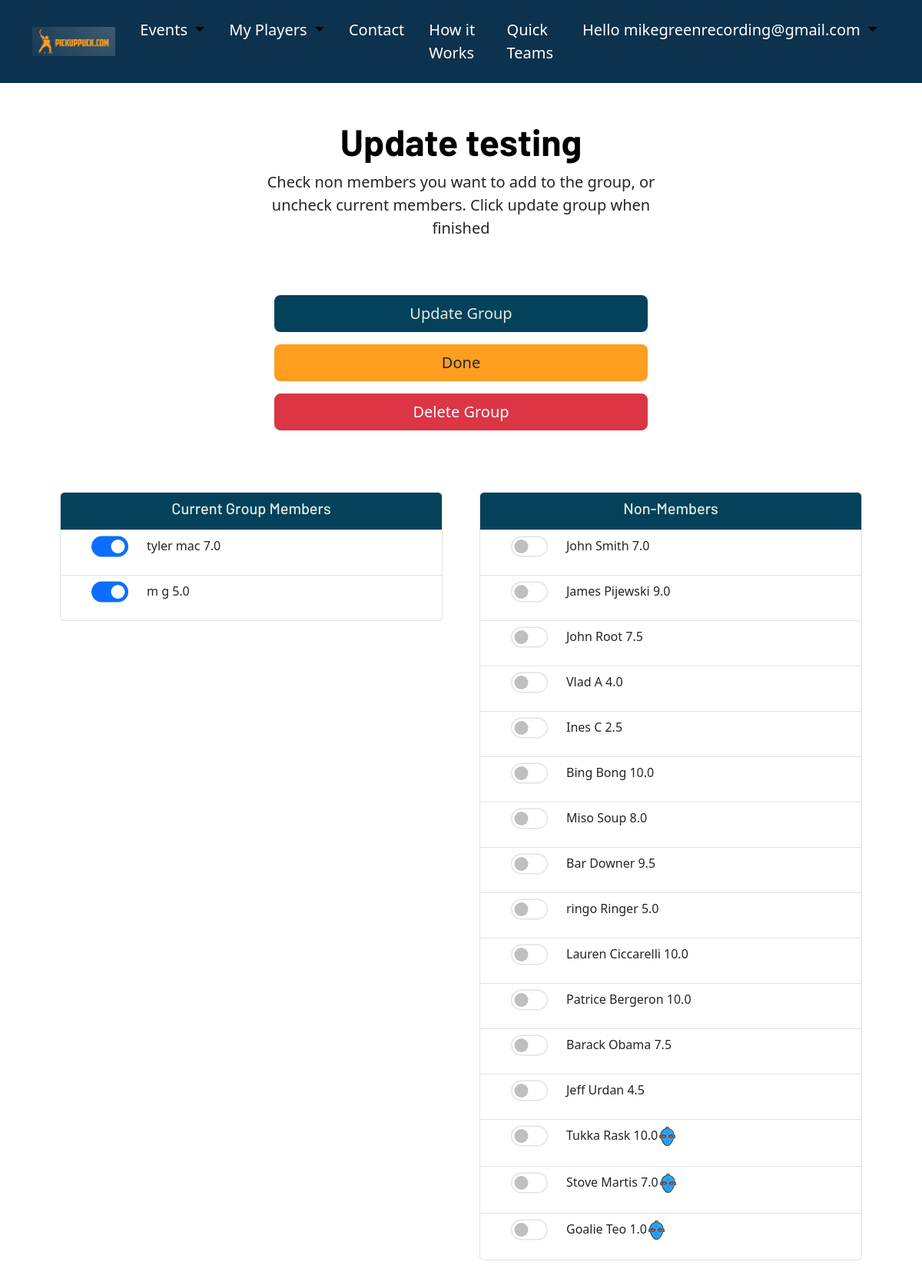
The app's page /organize/my-players/group/17/edit (signed in) with its own data.
### OrgDash/models.py (models this page shows, shortened)
class PlayerGroup(models.Model):
    created_by = models.ForeignKey(User, on_delete= models.CASCADE, default= 1)
    name = models.CharField(max_length=100, default= "Group Name")
    members = models.ManyToManyField('Player', related_name='groups')

class Player(models.Model):
    first_name = models.CharField(max_length=150, default= None)
    last_name = models.CharField(max_length=150, default= None)
    email = models.EmailField(max_length=150, default= None)
    skill = models.DecimalField(max_digits=4, decimal_places=1)
    created_by = models.ForeignKey(User, on_delete= models.CASCADE, default= 1)
    goalie = models.BooleanField(default= False, null= True)
    class Meta():
        unique_together= ("created_by", "email")

### OrgDash/views.py (the view, shortened to what this page needs)
# urls.py: path('my-players/group/<int:pk>/edit', views.UpdatePlayerGroup, name= 'player_group_update'),
@login_required
def UpdatePlayerGroup(request,pk):
    active_user = request.user
    my_players = Player.objects.filter(created_by=active_user.pk)
    current_group = PlayerGroup.objects.get(pk=pk)
    members = current_group.members.all()
    member_emails = [member.email for member in members]
    non_members =[]
    for player in my_players:
        if player.email not in member_emails:
            non_members.append(player)
    context={'non_members': non_members, 'members':members, 'current_group': current_group}
    return render(request, 'OrgDash/Players/update_group2.html', context)

### OrgDash/templates/OrgDash/Players/update_group2.html (shortened to what this page needs)
{% extends 'base.html' %}
{% block body_block %}
<div class="container mx-auto">
    <form method="POST">
    <div class="container p-4" id="featured-3">
        <div class="p-4 text-center">
        <h1 class="display-5 fw-bold text-body-emphasis">Update {{current_group.name}}</h1>
        <div class="col-lg-6 mx-auto">
        <p class="lead mb-4">Check non members you want to add to the group, or uncheck current members. Click update group when finished</p>
        </div>
    </div>
    <div class="text-center p-3 ">
        <div class=" col-md-6 px-2 mx-auto">
            <div class="p-2">
                <button type="submit" class="btn btn-blue btn-lg w-100" >Update Group</button>
            </div>
            <div class="p-2">
                <a class="w-100 btn btn-lg btn-gold" type="button" href="{% url 'OrgDash:player_dash' %}">Done</a>
            </div>
            <div class="p-2">
                <a type="button" class="btn btn-danger btn-lg w-100" href="{% url 'OrgDash:player_group_delete' pk=current_group.pk %}">Delete Group</a>
            </div>
        </div>
    </div>
    <div class="row g-4 py-5 row-cols-1 row-cols-md-2 ">
        <div class="feature col px-3 ">
            <div class=" align-items-center justify-content-center p-2">
                <ul class="list-group">
                    <button href="#" class="list-group-item list-group-item-action btn-blue" aria-current="true" name="form_action" type="submit">
                    <h5 class="text-center px-5 ">Current Group Members</h5>
                    </button>
                    {% for player in members %}
                            {% if player.goalie %}
                                <li class="list-group-item px-5 py-2">
                                    <div class="form-check form-switch" id="chosen-container">
                                        <input class="form-check-input p-2" type="checkbox" checked role="switch" value="{{player.pk}}" name="members" id="{{player.pk}}" style="transform: scale(1.5);">
                                        <label class="form-check-label px-4" for="{{player.pk}}"><p>{{player.first_name}} {{player.last_name}}   {{player.skill}}<svg height="25px" width="25px" version="1.1" id="Layer_1" xmlns="http://www.w3.org/2000/svg" xmlns:xlink="http://www.w3.org/1999/xlink" viewBox="0 0 512.002 512.002" xml:space="preserve" fill="#000000"><g id="SVGRepo_bgCarrier" stroke-width="0"></g><g id="SVGRepo_tracerCarrier" stroke-linecap="round" stroke-linejoin="round"></g><g id="SVGRepo_iconCarrier"> <g> <path style="fill:#F7B239;" d="M289.048,47.668v0.011c-10.71-2.007-21.751-3.057-33.043-3.057c-11.292,0-22.333,1.049-33.032,3.045 V8.557h66.075V47.668L289.048,47.668z"></path> <path style="fill:#F7B239;" d="M458.393,232.959v66.075h-35.085c6.285-23.519,10.129-46.172,11.098-66.075H458.393z"></path> <path style="fill:#F7B239;" d="M88.701,299.034H53.616v-66.075h23.987C78.573,252.862,82.416,275.515,88.701,299.034z"></path> </g> <path style="fill:#2BA5F7;" d="M77.603,232.959c-0.16-3.308-0.24-6.547-0.24-9.695c0-87.37,62.722-160.095,145.609-175.596 c10.699-1.996,21.74-3.045,33.032-3.045c11.292,0,22.333,1.049,33.043,3.057c82.876,15.489,145.598,88.214,145.598,175.584 c0,3.148-0.08,6.387-0.24,9.695c-0.97,19.904-4.813,42.556-11.098,66.075c-25.413,95.081-90.735,204.407-167.303,204.407 S114.114,394.114,88.701,299.034C82.416,275.515,78.573,252.862,77.603,232.959z M360.632,289.327 c30.146-7.562,32.941-29.005,28.025-56.562c-2.144-11.988-13.95-19.698-25.766-16.733l-52.639,13.208 c-21.911,5.509-27.705,33.853-9.775,47.609C316.981,289.51,338.892,294.779,360.632,289.327z M211.521,276.849 c17.942-13.756,12.147-42.1-9.775-47.609l-52.627-13.208c-11.817-2.966-23.622,4.745-25.766,16.733 c-4.927,27.557-2.133,49,28.025,56.562C173.117,294.779,195.028,289.51,211.521,276.849z"></path> <path style="fill:#2197D8;" d="M134.325,299.034c-6.285-23.519-10.129-46.172-11.098-66.075c-0.16-3.308-0.24-6.547-0.24-9.695 c0-87.37,62.722-160.095,145.609-175.596c3.368-0.628,6.774-1.152,10.207-1.589c-7.466-0.954-15.072-1.457-22.799-1.457 c-11.292,0-22.333,1.049-33.032,3.045C140.085,63.169,77.364,135.894,77.364,223.264c0,3.148,0.08,6.387,0.24,9.695 c0.97,19.904,4.813,42.556,11.098,66.075c25.413,95.081,90.735,204.407,167.303,204.407c7.729,0,15.341-1.131,22.812-3.232 C212.282,481.497,157.173,384.516,134.325,299.034z"></path> <g> <path style="fill:#E54728;" d="M388.657,232.765c4.916,27.557,2.121,49-28.025,56.562c-21.74,5.452-43.651,0.182-60.155-12.478 c-17.93-13.756-12.136-42.1,9.775-47.609l52.639-13.208C374.707,213.067,386.512,220.777,388.657,232.765z"></path> <path style="fill:#E54728;" d="M201.746,229.24c21.922,5.509,27.717,33.853,9.775,47.609 c-16.493,12.661-38.404,17.93-60.144,12.478c-30.158-7.562-32.952-29.005-28.025-56.562c2.144-11.988,13.95-19.698,25.766-16.733 L201.746,229.24z"></path> </g> <g> <path style="fill:#F95428;" d="M389.372,263.401v0.011c-2.852,12.341-11.132,21.489-28.743,25.914 c-21.74,5.452-43.651,0.182-60.155-12.478c-3.125-2.395-5.532-5.235-7.243-8.326c3.353-6.136,9.148-11.064,17.018-13.048 l52.639-13.208c11.817-2.966,23.622,4.745,25.766,16.733C388.915,260.481,389.166,261.953,389.372,263.401z"></path> <path style="fill:#F95428;" d="M218.772,268.523c-1.711,3.091-4.129,5.931-7.254,8.326c-16.493,12.661-38.404,17.93-60.144,12.478 c-17.622-4.414-25.892-13.562-28.743-25.914c0.205-1.449,0.456-2.92,0.719-4.414c2.144-11.988,13.95-19.698,25.766-16.733 l52.627,13.208C209.613,257.459,215.419,262.386,218.772,268.523z"></path> </g> <g> <path style="fill:#333333;" d="M229.949,248.161c-2.784-13.443-12.791-23.872-26.115-27.216l-52.63-13.212l0,0 c-7.898-1.981-16.353-0.583-23.194,3.842c-6.87,4.444-11.638,11.619-13.078,19.687c-3.154,17.655-2.744,30.123,1.327,40.423 c5.136,12.998,16.252,21.725,33.04,25.94c6.433,1.615,12.94,2.409,19.396,2.409c17.191,0,34.013-5.632,48.041-16.393 C227.679,275.247,232.742,261.651,229.949,248.161z M206.32,270.067c-15.127,11.602-34.396,15.597-52.858,10.963 c-21.229-5.329-26.903-17.565-21.69-46.761c0.618-3.466,2.582-6.424,5.527-8.329c2.037-1.317,4.339-1.994,6.688-1.994 c1.013,0,2.036,0.125,3.049,0.38l31.9,8.008v21.095c0,4.724,3.83,8.555,8.555,8.555s8.555-3.83,8.555-8.555v-16.801l3.62,0.909 c7.008,1.759,12.065,7.027,13.528,14.091C214.668,258.743,212.098,265.636,206.32,270.067z"></path> <path style="fill:#333333;" d="M397.076,231.263c-1.441-8.069-6.208-15.244-13.078-19.688c-6.841-4.423-15.294-5.824-23.194-3.842 l0,0l-52.63,13.212c-13.324,3.345-23.331,13.774-26.115,27.216c-2.793,13.49,2.27,27.086,13.215,35.481 c14.028,10.762,30.848,16.393,48.041,16.393c6.455,0,12.965-0.794,19.396-2.409c16.787-4.215,27.904-12.941,33.04-25.94 C399.821,261.386,400.23,248.918,397.076,231.263z M358.545,281.032c-18.466,4.637-37.731,0.639-52.858-10.963 c-5.778-4.432-8.348-11.325-6.876-18.437c1.463-7.065,6.521-12.333,13.527-14.091l3.62-0.909v16.801 c0,4.724,3.83,8.555,8.555,8.555s8.555-3.83,8.555-8.555v-21.095l31.9-8.008l0,0c3.366-0.844,6.823-0.271,9.738,1.614 c2.945,1.905,4.908,4.862,5.527,8.33C385.448,263.466,379.774,275.703,358.545,281.032z"></path> <path style="fill:#333333;" d="M458.387,224.404h-15.202c0.002-0.376,0.014-0.762,0.014-1.137 c0-88.928-62.334-163.566-145.601-182.532V8.555c0-4.724-3.83-8.555-8.555-8.555H222.97c-4.724,0-8.555,3.83-8.555,8.555v32.18 C131.144,59.697,68.807,134.337,68.807,223.268c0,0.375,0.011,0.76,0.014,1.137H53.615c-4.724,0-8.555,3.83-8.555,8.555v66.074 c0,4.724,3.83,8.555,8.555,8.555h28.536c9.331,32.869,23.131,66.709,40.069,96.949c38.819,69.299,86.33,107.465,133.782,107.465 s94.963-38.164,133.782-107.465c16.939-30.238,30.739-64.08,40.07-96.949h28.532c4.724,0,8.555-3.83,8.555-8.555V232.96 C466.942,228.234,463.112,224.404,458.387,224.404z M231.525,17.109h48.964v20.564c-8.016-1.052-16.187-1.601-24.486-1.601 c-8.296,0-16.465,0.55-24.477,1.6L231.525,17.109L231.525,17.109z M62.17,290.478v-48.965h7.43 c1.259,15.388,4.016,31.928,8.08,48.965H62.17z M374.859,396.174c-16.563,29.567-35.556,54.086-54.929,70.909 c-21.249,18.453-42.758,27.808-63.926,27.808s-42.677-9.356-63.926-27.808c-19.372-16.823-38.366-41.342-54.929-70.909 c-30.643-54.704-51.232-124.19-51.232-172.906c0-93.787,76.301-170.088,170.088-170.088s170.088,76.301,170.088,170.088 C426.091,271.984,405.502,341.469,374.859,396.174z M449.833,290.478h-15.505c4.064-17.037,6.822-33.576,8.08-48.965h7.425 L449.833,290.478L449.833,290.478z"></path> <circle style="fill:#333333;" cx="277.646" cy="431.17" r="8.555"></circle> <circle style="fill:#333333;" cx="277.646" cy="390.896" r="8.555"></circle> <circle style="fill:#333333;" cx="277.646" cy="350.404" r="8.555"></circle> <circle style="fill:#333333;" cx="277.646" cy="310.13" r="8.555"></circle> <circle style="fill:#333333;" cx="277.646" cy="181.367" r="8.555"></circle> <circle style="fill:#333333;" cx="277.646" cy="141.092" r="8.555"></circle> <circle style="fill:#333333;" cx="234.372" cy="431.17" r="8.555"></circle> <circle style="fill:#333333;" cx="234.372" cy="390.896" r="8.555"></circle> <circle style="fill:#333333;" cx="234.372" cy="350.404" r="8.555"></circle> <circle style="fill:#333333;" cx="234.372" cy="310.13" r="8.555"></circle> <circle style="fill:#333333;" cx="234.372" cy="181.367" r="8.555"></circle> <circle style="fill:#333333;" cx="234.372" cy="141.092" r="8.555"></circle> </g> </g></svg> </p></label>
                                    </div>
                                </li>
                            {% else %}
                                <li class="list-group-item px-5">
                                    <div class="form-check form-switch">
                                        <input class="form-check-input p-2" type="checkbox" checked role="switch" value="{{player.pk}}" name="members" id="{{player.pk}}" style="transform: scale(1.5);">
                                        <label class="form-check-label px-4" for="{{player.pk}}"><p>{{player.first_name}} {{player.last_name}}    {{player.skill}}</p></label>
                                    </div>
                                </li>
                            {% endif %}
                        {% endfor %}
                </ul>
            </div>
        </div>
        <div class="feature col px-3 ">
            <div class=" align-items-center justify-content-center p-2">
                <ul class="list-group">
                    <button href="#" class="list-group-item list-group-item-action btn-blue" aria-current="true" name="form_action" type="submit">
                    <h5 class="text-center px-5 ">Non-Members</h5>
                    </button>
                    {% for player in non_members %}
                            {% if player.goalie %}
                                <li class="list-group-item px-5 py-2">
                                    <div class="form-check form-switch" id="chosen-container">
                                        <input class="form-check-input p-2" type="checkbox" role="switch" value="{{player.pk}}" name="members" id="{{player.pk}}" style="transform: scale(1.5);">
                                        <label class="form-check-label px-4" for="{{player.pk}}"><p>{{player.first_name}} {{player.last_name}}   {{player.skill}} </p></label>
                                    </div>
                                </li>
                            {% else %}
                                <li class="list-group-item px-5">
                                    <div class="form-check form-switch">
                                        <input class="form-check-input p-2" type="checkbox" role="switch" value="{{player.pk}}" name="members" id="{{player.pk}}" style="transform: scale(1.5);">
                                        <label class="form-check-label px-4" for="{{player.pk}}"><p>{{player.first_name}} {{player.last_name}}    {{player.skill}}</p></label>
                                    </div>
                                </li>
                            {% endif %}
                        {% endfor %}
                </ul>
            </div>
        </div>
    </form>
    </div>
{% endblock %}

### pickuphockey/templates/base.html (shortened to what this page needs)
{% load static %}
<!DOCTYPE html>
<html lang="en">
<head>
    <link href="https://cdn.jsdelivr.net/npm/bootstrap@5.3.0-alpha1/dist/css/bootstrap.min.css" rel="stylesheet">
    <link rel="stylesheet" href="{% static 'pickuphockey.css' %}">
</head>
<nav class="navbar navbar-expand-lg main-nav py-3" aria-label="Ninth navbar example">
  <div class="container-xl">
    <a href="/" class="navbar-brand brand-link "><img src="{% static 'photos/Logo4brand.png' %}" class="img-fluid" alt=""></a>
    {% if user.is_authenticated %}
    <div class="collapse navbar-collapse" id="navbarsExample07XL">
      <ul class="navbar-nav me-auto mb-2 mb-lg-0">
        <li class="nav-item dropdown px-2">
          <a class="nav-link dropdown-toggle active nav-links" href="#" role="button" data-bs-toggle="dropdown" aria-expanded="false">
           Events
          </a>
        </li>
        <li class="nav-item dropdown px-2">
          <a class="nav-link dropdown-toggle active nav-links" href="#" role="button" data-bs-toggle="dropdown" aria-expanded="false">
            My Players
          </a>
        </li>
        <li class="px-2"><a href="{% url 'contact' %}" class="nav-links nav-link link-body-emphasis">Contact</a></li>
        <li class="px-2"><a href="{% url 'how_it_works' %}" class="nav-links nav-link link-body-emphasis">How it Works</a></li>
        <li class="px-2"><a href="{% url 'quickteams:quick_teams' %}" class="nav-links nav-link link-body-emphasis">Quick Teams</a></li>
        <li class="nav-item dropdown px-2 ">
          <a class="nav-link dropdown-toggle active nav-links" href="#" role="button" data-bs-toggle="dropdown" aria-expanded="false">
            Hello {{user}}
          </a>
            <a class="dropdown-item" href="/reset-password/">Reset Password</a></li>
          </ul>
    </div>
      {% endif %}
  </div>
</nav>
    <body>
                {% block body_block%}
                {% endblock %}
</body>
</html>

### pickuphockey/static/pickuphockey.css (style rules this page uses)
body { background-color: white; }
.main-nav { background-color: #0d324d; }
h1, h2, h3, h4, h5 { font-family: 'Barlow', sans-serif; }
.nav-links, .brand-link { -webkit-text-fill-color: #ffffff; font-size: 125%; transition: transform 0.3s ease-in-out; }
.btn-blue { background-color: #04425B; -webkit-text-fill-color: #e1ece3; }
.btn-gold { background-color: #FF9E1F; }

### records on screen
PlayerGroup: name "testing"
Player: first_name "tyler", last_name "mac", skill "7.0"
Player: first_name "m", last_name "g", skill "5.0"
Player: first_name "John", last_name "Smith", skill "7.0"
Player: first_name "James", last_name "Pijewski", skill "9.0"
Player: first_name "John", last_name "Root", skill "7.5"
Player: first_name "Vlad", last_name "A", skill "4.0"
Player: first_name "Ines", last_name "C", skill "2.5"
Player: first_name "Bing", last_name "Bong", skill "10.0"
Player: first_name "Miso", last_name "Soup", skill "8.0"
Player: first_name "Bar", last_name "Downer", skill "9.5"
Player: first_name "ringo", last_name "Ringer", skill "5.0"
Player: first_name "Lauren", last_name "Ciccarelli", skill "10.0"
Player: first_name "Patrice", last_name "Bergeron", skill "10.0"
Player: first_name "Barack", last_name "Obama", skill "7.5"
Player: first_name "Jeff", last_name "Urdan", skill "4.5"
Player: first_name "Tukka", last_name "Rask", skill "10.0"
Player: first_name "Stove", last_name "Martis", skill "7.0"
Player: first_name "Goalie", last_name "Teo", skill "1.0"

### other values on screen
{{ user }} "mikegreenrecording@gmail.com"
